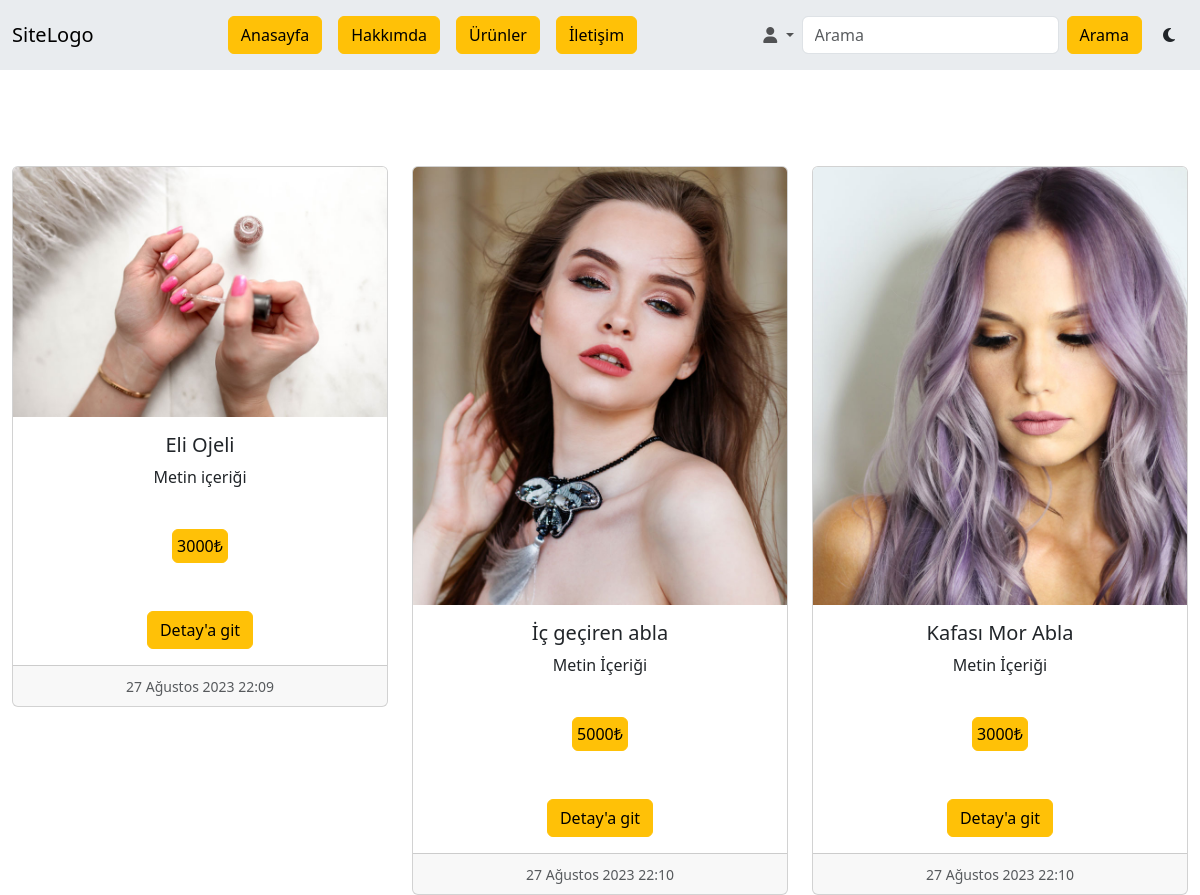
The app's page /urunlerimiz with its own data.
### siteApp/models.py (models this page shows, shortened)
class Tasarim(models.Model):
    image = models.ImageField(("Resim Dosya"), upload_to="", height_field=None, width_field=None, max_length=None)
    fiyat = models.IntegerField(("Fiyat"), blank=True)
    sanatci = models.ForeignKey(User, verbose_name=("Sanatci"), on_delete=models.CASCADE)
    sanatEseriBaslik = models.CharField(("Sanat Eseri Başlığı"), max_length=500)
    sanatEseriAciklamasi = models.TextField(("Sanat Eseri İçeriği"), max_length=500)
    createdAt = models.DateTimeField(("Oluşturulma Tarihi"), auto_now=True)

### siteApp/views.py (the view)
# urls.py: path('urunlerimiz', urunler, name='urun'),
def urunler(request):
    context = {}
    urunler = Tasarim.objects.all()
    context['urunler'] = urunler
    return render(request, "urunler.html", context)

### siteApp/templates/urunler.html (shortened to what this page needs)
{% extends "base.html" %}
{% block site-icerik %}
<div class="row justify-content-center">
        {% include "./Components/_arts.html" %}
</div>
{% endblock site-icerik %}

### siteApp/templates/Components/_arts.html (shortened to what this page needs)
<div class="row justify-center mt-5">
    {% if searchUrunler is None %}
    {% for urun in urunler %}
    <div class="col-md-4">
        <div class="card mt-5">
            <img src={{urun.image}} class="card-img-top" alt="...">
            <div class="card-body">
                <h5 class="card-title text-center">{{urun.sanatEseriBaslik}}</h5>
                <p style="overflow: hidden;" class="card-text text-center">{{urun.sanatEseriAciklamasi}}</p>
            </div>
            <div class="card-body text-center">
                <button class="btn btn-warning p-md-1 my-1 text-decoration-none mb-3 mt-2" role="button">
                    {{urun.fiyat}}₺
                </button>
            </div>
            <div class="card-body text-center">
                <button class="btn btn-warning"><a class="link-underline link-underline-opacity-0 link-body-emphasis" href="{% url 'urundetay' urun.id %}">Detay'a git</a></button>
            </div>
            <div class="card-footer text-center">
                <small class="text-body-secondary">{{urun.createdAt}}</small>
            </div>
        </div>
    </div>
    {% endfor %}
    {% endif %}
</div>

### siteApp/static/css/style.css (style rules this page uses)
* { margin: 0; padding: 0; box-sizing: border-box; }

### records on screen
Tasarim: image (picture), sanatEseriBaslik "Eli Ojeli", sanatEseriAciklamasi "Metin içeriği", fiyat "3000", createdAt "27 Ağustos 2023 22:09"
Tasarim: image (picture), sanatEseriBaslik "İç geçiren abla", sanatEseriAciklamasi "Metin İçeriği", fiyat "5000", createdAt "27 Ağustos 2023 22:10"
Tasarim: image (picture), sanatEseriBaslik "Kafası Mor Abla", sanatEseriAciklamasi "Metin İçeriği", fiyat "3000", createdAt "27 Ağustos 2023 22:10"
